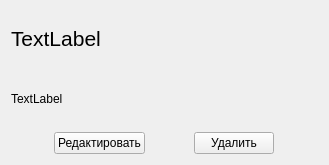
<?xml version="1.0" encoding="UTF-8"?>
<ui version="4.0">
 <class>ContactInfo</class>
 <widget class="QWidget" name="ContactInfo">
  <property name="geometry">
   <rect>
    <x>0</x>
    <y>0</y>
    <width>329</width>
    <height>165</height>
   </rect>
  </property>
  <property name="sizePolicy">
   <sizepolicy hsizetype="Preferred" vsizetype="Fixed">
    <horstretch>0</horstretch>
    <verstretch>0</verstretch>
   </sizepolicy>
  </property>
  <property name="windowTitle">
   <string>Form</string>
  </property>
  <property name="autoFillBackground">
   <bool>false</bool>
  </property>
  <property name="styleSheet">
   <string notr="true"/>
  </property>
  <layout class="QVBoxLayout" name="verticalLayout">
   <item>
    <widget class="QLabel" name="l_name">
     <property name="sizePolicy">
      <sizepolicy hsizetype="Preferred" vsizetype="Preferred">
       <horstretch>0</horstretch>
       <verstretch>0</verstretch>
      </sizepolicy>
     </property>
     <property name="font">
      <font>
       <pointsize>16</pointsize>
      </font>
     </property>
     <property name="text">
      <string>TextLabel</string>
     </property>
    </widget>
   </item>
   <item>
    <widget class="QLabel" name="l_num">
     <property name="sizePolicy">
      <sizepolicy hsizetype="Preferred" vsizetype="Preferred">
       <horstretch>0</horstretch>
       <verstretch>0</verstretch>
      </sizepolicy>
     </property>
     <property name="text">
      <string>TextLabel</string>
     </property>
    </widget>
   </item>
   <item>
    <layout class="QHBoxLayout" name="horizontalLayout">
     <item>
      <widget class="QPushButton" name="btn_red">
       <property name="sizePolicy">
        <sizepolicy hsizetype="Maximum" vsizetype="Fixed">
         <horstretch>0</horstretch>
         <verstretch>0</verstretch>
        </sizepolicy>
       </property>
       <property name="layoutDirection">
        <enum>Qt::RightToLeft</enum>
       </property>
       <property name="text">
        <string>Редактировать</string>
       </property>
      </widget>
     </item>
     <item>
      <widget class="QPushButton" name="btn_delete">
       <property name="sizePolicy">
        <sizepolicy hsizetype="Maximum" vsizetype="Fixed">
         <horstretch>0</horstretch>
         <verstretch>0</verstretch>
        </sizepolicy>
       </property>
       <property name="text">
        <string>Удалить</string>
       </property>
      </widget>
     </item>
    </layout>
   </item>
  </layout>
 </widget>
 <resources/>
 <connections/>
</ui>
